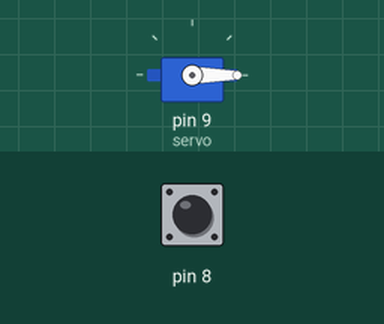
Simulated run of this sketch. Board: Arduino Uno, built with avr-gcc and run on an emulated ATmega328P. Shown: servo. The test bench sets the inputs (shaded band); at power-on: pin 8 HIGH. What the sketch prints to the serial monitor is not drawn.

Above: at 1.2 s.
1.3 s: pin 8 pulled LOW for 0.15 s
At 1.38 s:
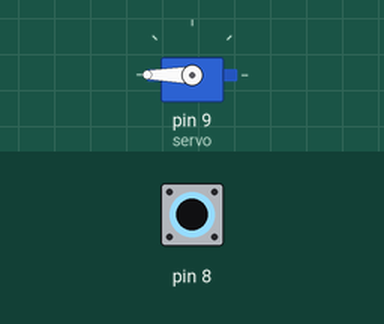
2.9 s: pin 8 pulled LOW for 3.2 s
At 6.9 s:
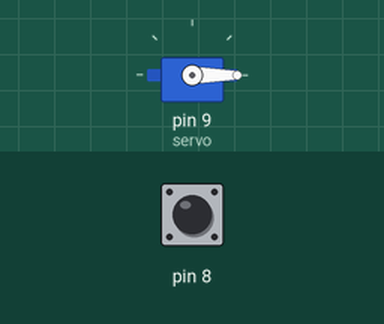
Timing chart, 0 to 8.4 s (numbered marks = the images above; inputs shaded):
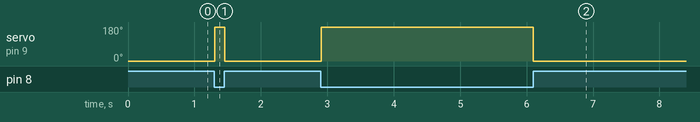

The sketch:

Doorlock-.ino
```cpp
#include <Servo.h>
Servo servo;
int buttonState;         // variable for reading the pushbutton status
// the setup function runs once when you press reset or power the board
void setup() {
  pinMode(8, INPUT);
  servo.attach(9);
  Serial.begin(9600);
  //servo.write(0);
  digitalWrite(8, HIGH);
}

// the loop function runs over and over again forever
void loop() {

buttonState = digitalRead(8);
  Serial.println(buttonState);

    if (buttonState == 1) {
    servo.write(0);//CLOSE lock
  }
  else{
    servo.write(180);//OPEN lock
  }

  }
```

Measured:
- after the input at 1.3 s, servo on pin 9 (servo): 0° → 180° at once, → 0° 0.15 s later
- after the input at 2.9 s, servo on pin 9 (servo): 0° → 180° at once, → 0° 3.2 s later
